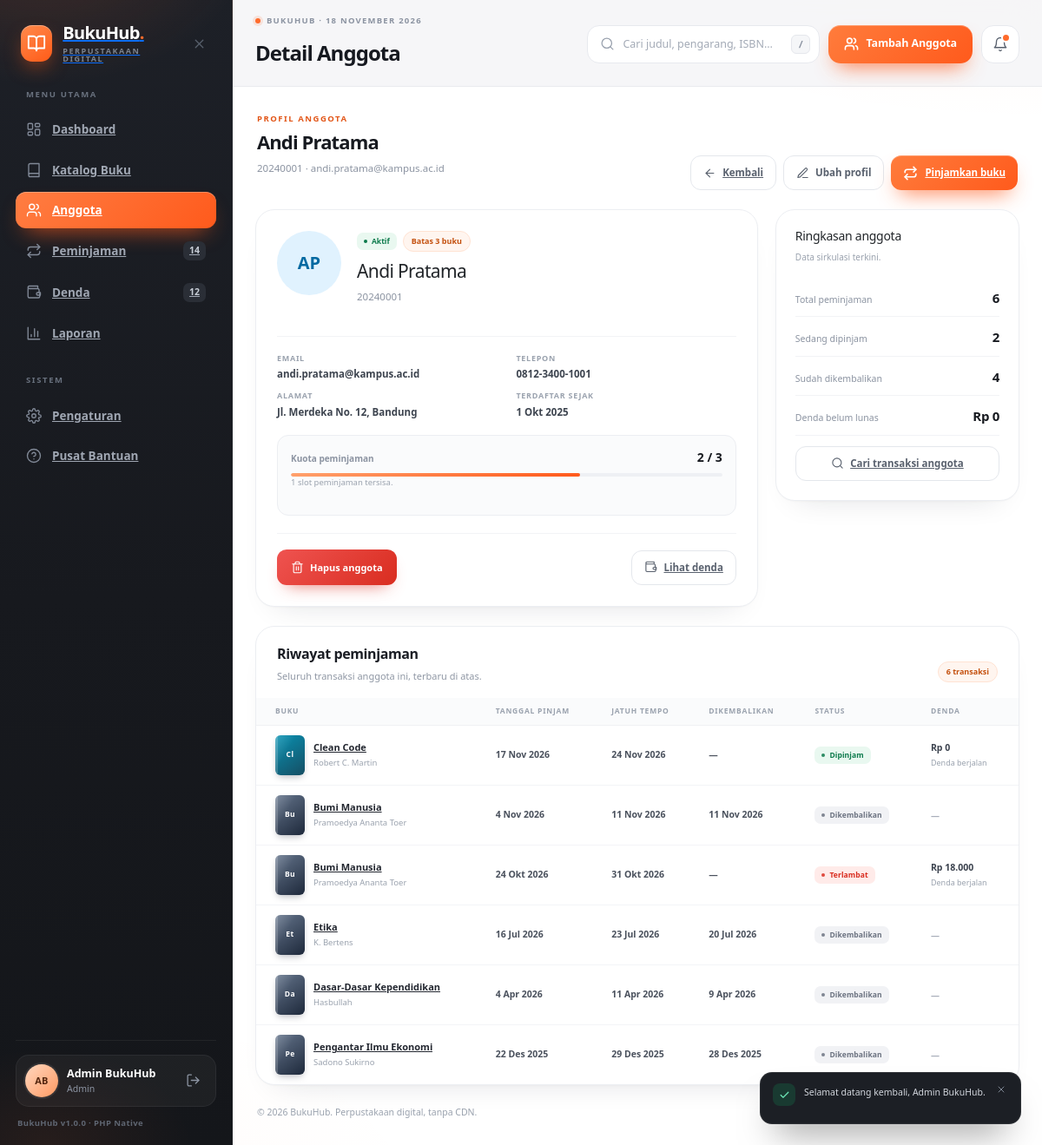
Screenshot of /index.php?page=members&action=show&id=1 (signed in) with the database file from the repository.
### tables this page shows
CREATE TABLE `anggota` (
  `id_anggota` INT UNSIGNED NOT NULL AUTO_INCREMENT,
  `nama`       VARCHAR(100) NOT NULL,
  `nim_nik`    VARCHAR(30)  NOT NULL,
  `email`      VARCHAR(120) NOT NULL,
  `telepon`    VARCHAR(20)  NULL DEFAULT NULL,
  `alamat`     VARCHAR(255) NULL DEFAULT NULL,
  `maks_pinjam` TINYINT UNSIGNED NOT NULL DEFAULT 3,
  `status`     ENUM('aktif','nonaktif') NOT NULL DEFAULT 'aktif',
  `created_at` TIMESTAMP NOT NULL DEFAULT CURRENT_TIMESTAMP,
  `updated_at` TIMESTAMP NOT NULL DEFAULT CURRENT_TIMESTAMP ON UPDATE CURRENT_TIMESTAMP,
  PRIMARY KEY (`id_anggota`),
  UNIQUE KEY `uq_anggota_nim` (`nim_nik`),
  UNIQUE KEY `uq_anggota_email` (`email`),
  KEY `idx_anggota_status` (`status`),
  KEY `idx_anggota_nama` (`nama`)
);

CREATE TABLE `peminjaman` (
  `id_peminjaman`    INT UNSIGNED NOT NULL AUTO_INCREMENT,
  `id_anggota`       INT UNSIGNED NOT NULL,
  `id_buku`          INT UNSIGNED NOT NULL,
  `tgl_pinjam`       DATE NOT NULL,
  `tgl_kembali_rencana` DATE NOT NULL,
  `tgl_kembali_real` DATE NULL DEFAULT NULL,
  `status`           ENUM('dipinjam','dikembalikan') NOT NULL DEFAULT 'dipinjam',
  `denda_per_hari`   INT UNSIGNED NOT NULL DEFAULT 1000,
  `created_by`       INT UNSIGNED NULL DEFAULT NULL,
  `created_at`       TIMESTAMP NOT NULL DEFAULT CURRENT_TIMESTAMP,
  `updated_at`       TIMESTAMP NOT NULL DEFAULT CURRENT_TIMESTAMP ON UPDATE CURRENT_TIMESTAMP,
  PRIMARY KEY (`id_peminjaman`),
  KEY `idx_peminjaman_anggota` (`id_anggota`),
  KEY `idx_peminjaman_buku` (`id_buku`),
  KEY `idx_peminjaman_status` (`status`),
  KEY `idx_peminjaman_tgl_pinjam` (`tgl_pinjam`),
  KEY `idx_peminjaman_jatuh_tempo` (`tgl_kembali_rencana`),
  KEY `idx_peminjaman_created_by` (`created_by`),
  CONSTRAINT `fk_peminjaman_anggota` FOREIGN KEY (`id_anggota`)
    REFERENCES `anggota` (`id_anggota`) ON DELETE RESTRICT ON UPDATE CASCADE,
  CONSTRAINT `fk_peminjaman_buku` FOREIGN KEY (`id_buku`)
    REFERENCES `buku` (`id_buku`) ON DELETE RESTRICT ON UPDATE CASCADE,
  CONSTRAINT `fk_peminjaman_user` FOREIGN KEY (`created_by`)
    REFERENCES `users` (`id_user`) ON DELETE SET NULL ON UPDATE CASCADE
);

CREATE TABLE `buku` (
  `id_buku`         INT UNSIGNED NOT NULL AUTO_INCREMENT,
  `judul`           VARCHAR(180) NOT NULL,
  `pengarang`       VARCHAR(120) NOT NULL,
  `kategori`        VARCHAR(40)  NOT NULL,
  `isbn`            VARCHAR(30)  NULL DEFAULT NULL,
  `penerbit`        VARCHAR(120) NULL DEFAULT NULL,
  `tahun_terbit`    SMALLINT UNSIGNED NULL DEFAULT NULL,
  `sinopsis`        TEXT NULL DEFAULT NULL,
  `jumlah_eksemplar` SMALLINT UNSIGNED NOT NULL DEFAULT 1,
  `stok_tersedia`   SMALLINT UNSIGNED NOT NULL DEFAULT 1,
  `created_at`      TIMESTAMP NOT NULL DEFAULT CURRENT_TIMESTAMP,
  `updated_at`      TIMESTAMP NOT NULL DEFAULT CURRENT_TIMESTAMP ON UPDATE CURRENT_TIMESTAMP,
  PRIMARY KEY (`id_buku`),
  KEY `idx_buku_judul` (`judul`),
  KEY `idx_buku_pengarang` (`pengarang`),
  KEY `idx_buku_kategori` (`kategori`),
  KEY `idx_buku_isbn` (`isbn`),
  KEY `idx_buku_stok` (`stok_tersedia`)
);

### views/members/show.php (the view, shortened to what the rows shown need)
<?php
$avatar = avatar_style((int) $member['id_anggota']);
$activeLoans = 0;
$returnedLoans = 0;
foreach ($loans as $loan) {
    if (($loan['status'] ?? '') === 'dipinjam') {
        $activeLoans++;
    } elseif (($loan['status'] ?? '') === 'dikembalikan') {
        $returnedLoans++;
    }
}
$limit = (int) ($member['maks_pinjam'] ?? 3);
$quotaPct = $limit > 0 ? min(100, (int) round(($activeLoans / $limit) * 100)) : 0;
?>
<section class="view is-active" aria-labelledby="memberDetailHeading">
  <div class="module-head">
    <div>
      <p class="module-eyebrow">Profil anggota</p>
      <h2 class="module-title" id="memberDetailHeading"><?= e($member['nama']) ?></h2>
      <p class="module-sub"><?= e($member['nim_nik']) ?> · <?= e($member['email']) ?></p>
    </div>
  </div>
  <div class="detail-grid">
    <article class="card member-hero">
      <div class="member-hero-top">
        <span class="member-avatar member-avatar--lg" style="--av-bg: <?= e($avatar[0]) ?>; --av-ink: <?= e($avatar[1]) ?>"><?= e(initials($member['nama'])) ?></span>
        <div class="member-hero-meta">
          <div class="member-hero-tags">
            <span class="status-chip <?= ($member['status'] ?? '') === 'aktif' ? 'status-chip--in' : 'status-chip--out' ?>">
              <?= e(ucfirst($member['status'] ?? 'aktif')) ?>
            </span>
            <span class="pill-soft">Batas <?= $limit ?> buku</span>
          </div>
          <h3><?= e($member['nama']) ?></h3>
          <p><?= e($member['nim_nik']) ?></p>
        </div>
      </div>
      <dl class="meta-list">
        <div><dt>Email</dt><dd><?= e($member['email']) ?></dd></div>
        <div><dt>Telepon</dt><dd><?= e($member['telepon'] ?: '—') ?></dd></div>
        <div><dt>Alamat</dt><dd><?= e($member['alamat'] ?: '—') ?></dd></div>
        <div><dt>Terdaftar sejak</dt><dd><?= e(format_date($member['created_at'] ?? null)) ?></dd></div>
      </dl>
      <div class="stock-block">
        <div class="stock-block-head">
          <span>Kuota peminjaman</span>
          <strong><?= $activeLoans ?> / <?= $limit ?></strong>
        </div>
        <div class="stock-meter stock-meter--wide"><i style="width: <?= $quotaPct ?>%"></i></div>
        <p class="detail-note"><?= max(0, $limit - $activeLoans) ?> slot peminjaman tersisa.</p>
      </div>
    </article>
  </div>
  <div class="card table-card">
    <div class="card-head table-head">
      <div class="head-copy">
        <h2>Riwayat peminjaman</h2>
      </div>
    </div>
    <div class="table-wrap">
      <table class="data-table">
        <thead>
          <tr>
            <th>Buku</th>
            <th>Tanggal pinjam</th>
            <th>Jatuh tempo</th>
            <th>Dikembalikan</th>
            <th>Status</th>
            <th>Denda</th>
          </tr>
        </thead>
        <tbody>
          <?php if (empty($loans)): ?>
            <?= empty_row(6, 'Belum ada peminjaman', 'Anggota ini belum pernah meminjam buku.') ?>
          <?php else: ?>
            <?php foreach ($loans as $loan): ?>
              <?php $style = category_style($loan['kategori'] ?? ''); ?>
              <tr>
                <td>
                  <div class="book-cell">
                    <span class="book-cover" style="--c1: <?= e($style['c1']) ?>; --c2: <?= e($style['c2']) ?>"><?= e(mb_substr($loan['judul'], 0, 2)) ?></span>
                    <span class="book-meta">
                      <a class="book-title" href="<?= e(book_url((int) $loan['id_buku'])) ?>"><?= e($loan['judul']) ?></a>
                      <span class="book-author"><?= e($loan['pengarang']) ?></span>
                    </span>
                  </div>
                </td>
                <td class="date-cell"><span class="date-main"><?= e(format_date($loan['tgl_pinjam'])) ?></span></td>
                <td class="date-cell"><span class="date-main"><?= e(format_date($loan['tgl_kembali_rencana'])) ?></span></td>
                <td class="date-cell"><span class="date-main"><?= e(format_date($loan['tgl_kembali_real'])) ?></span></td>
                <td><?= loan_badge($loan) ?></td>
                <td>
                  <?php if (!empty($loan['total_denda'])): ?>
                    <span class="money-cell money-cell--due"><?= money($loan['total_denda']) ?></span>
                    <span class="sub-cell"><?= e(($loan['status_denda'] ?? '') === 'lunas' ? 'Lunas' : 'Belum lunas') ?></span>
                  <?php elseif (($loan['status'] ?? '') === 'dipinjam'): ?>
                    <span class="money-cell"><?= money(projected_fine($loan)) ?></span>
                    <span class="sub-cell">Denda berjalan</span>
                  <?php else: ?>
                    <span class="muted-cell">—</span>
                  <?php endif; ?>
                </td>
              </tr>
            <?php endforeach; ?>
          <?php endif; ?>
        </tbody>
      </table>
    </div>
  </div>
</section>

### app/Helpers/functions.php (shortened to what the rows shown need)
<?php
function config(string $key, mixed $default = null): mixed
{
    $config = $GLOBALS['app_config'] ?? [];
    $segments = explode('.', $key);
    $value = $config;
    foreach ($segments as $segment) {
        $value = $value[$segment];
    }
    return $value;
}
function e(mixed $value): string
{
    return htmlspecialchars((string) ($value ?? ''), ENT_QUOTES | ENT_SUBSTITUTE, 'UTF-8');
}
function money(mixed $amount): string
{
    return 'Rp ' . number_format((float) $amount, 0, ',', '.');
}
function today(): string
{
    return date('Y-m-d');
}
function diff_days(string $from, string $to): int
{
    $start = new DateTimeImmutable($from);
    $end = new DateTimeImmutable($to);
    return (int) $start->diff($end)->format('%r%a');
}
function month_short_names(): array
{
    return [1 => 'Jan', 'Feb', 'Mar', 'Apr', 'Mei', 'Jun', 'Jul', 'Agu', 'Sep', 'Okt', 'Nov', 'Des'];
}
function format_date(?string $date, bool $withYear = true): string
{
    if (!$date) {
        return '—';
    }
    $timestamp = strtotime($date);
    $short = month_short_names();
    $text = date('j', $timestamp) . ' ' . $short[(int) date('n', $timestamp)];
    return $withYear ? $text . ' ' . date('Y', $timestamp) : $text;
}
function url(string $page = 'dashboard', array $params = []): string
{
    $query = array_merge(['page' => $page], $params);
    $clean = [];
    foreach ($query as $key => $value) {
        $clean[$key] = $value;
    }
    return 'index.php?' . http_build_query($clean);
}
function input(string $key, mixed $default = null): mixed
{
    if (array_key_exists($key, $_POST)) {
        $value = $_POST[$key];
    } elseif (array_key_exists($key, $_GET)) {
        $value = $_GET[$key];
    } else {
        return $default;
    }
    return is_string($value) ? trim($value) : $value;
}
function int_input(string $key, int $default = 0): int
{
    $value = input($key, $default);
    return is_numeric($value) ? (int) $value : $default;
}
function id_input(string $key = 'id'): int
{
    $id = int_input($key, 0);
    return $id > 0 ? $id : 0;
}
function initials(?string $name): string
{
    $parts = preg_split('/\s+/', trim((string) $name)) ?: [];
    $parts = array_values(array_filter($parts, static fn ($part) => $part !== ''));
    $letters = '';
    foreach (array_slice($parts, 0, 2) as $part) {
        $letters .= mb_strtoupper(mb_substr($part, 0, 1));
    }
    return $letters;
}
function category_style(?string $category): array
{
    $palette = [
        'Fiksi' => ['bg' => '#fff1e7', 'ink' => '#b54708', 'c1' => '#e76f51', 'c2' => '#9a3412'],
        'Non-fiksi' => ['bg' => '#eaf2ff', 'ink' => '#1d4ed8', 'c1' => '#3b82f6', 'c2' => '#1e3a8a'],
        'Sains' => ['bg' => '#e9f8f0', 'ink' => '#0b7a4b', 'c1' => '#0f766e', 'c2' => '#134e4a'],
        'Sejarah' => ['bg' => '#fdf3dc', 'ink' => '#a16207', 'c1' => '#d97706', 'c2' => '#78350f'],
        'Biografi' => ['bg' => '#f3ecff', 'ink' => '#6d28d9', 'c1' => '#7c3aed', 'c2' => '#4c1d95'],
        'Teknologi' => ['bg' => '#e8f6fb', 'ink' => '#0e7490', 'c1' => '#0891b2', 'c2' => '#164e63'],
    ];
    return $palette[(string) $category] ?? [
        'bg' => '#f1f2f5', 'ink' => '#4b5563', 'c1' => '#64748b', 'c2' => '#1e293b',
    ];
}
function avatar_style(int $id): array
{
    $palette = [
        ['#ffe4d6', '#b54708'], ['#e0f2fe', '#0369a1'], ['#dcfce7', '#166534'],
        ['#fae8ff', '#86198f'], ['#fef3c7', '#92400e'], ['#cffafe', '#0e7490'],
        ['#ede9fe', '#5b21b6'], ['#ffedd5', '#9a3412'], ['#f1f5f9', '#334155'],
    ];
    return $palette[abs($id) % count($palette)];
}
function loan_state(array $loan): array
{
    if (($loan['status'] ?? '') === 'dikembalikan') {
        return ['key' => 'returned', 'label' => 'Dikembalikan', 'class' => 'tag--returned', 'late' => 0];
    }
    $late = diff_days((string) $loan['tgl_kembali_rencana'], today());
    if ($late > 0) {
        return ['key' => 'overdue', 'label' => 'Terlambat', 'class' => 'tag--overdue', 'late' => $late];
    }
    return ['key' => 'active', 'label' => 'Dipinjam', 'class' => 'tag--ontime', 'late' => 0];
}
function projected_fine(array $loan): int
{
    $late = diff_days((string) $loan['tgl_kembali_rencana'], today());
    if ($late <= 0) {
        return 0;
    }
    $rate = (int) ($loan['denda_per_hari'] ?? config('defaults.tarif_denda', 1000));
    return $late * $rate;
}
function loan_badge(array $loan): string
{
    $state = loan_state($loan);
    return '<span class="tag ' . $state['class'] . '">' . e($state['label']) . '</span>';
}
function book_url(int $id, string $action = 'show'): string
{
    return url('books', ['action' => $action, 'id' => $id]);
}

### rows the page displays
anggota: nama "Andi Pratama", nim_nik "20240001", email "andi.pratama@kampus.ac.id", nama "AP", status "Aktif", maks_pinjam "3", telepon "0812-3400-1001", alamat "Jl. Merdeka No. 12, Bandung", created_at "1 Okt 2025", max(0,$limit-$activeLoans) "1"
peminjaman: id_buku.judul "Cl", id_buku.judul "Clean Code", id_buku.pengarang "Robert C. Martin", tgl_pinjam "17 Nov 2026", tgl_kembali_rencana "24 Nov 2026", tgl_kembali_real "—", label "Dipinjam", tgl_kembali_rencana "Rp 0"
peminjaman: id_buku.judul "Bu", id_buku.judul "Bumi Manusia", id_buku.pengarang "Pramoedya Ananta Toer", tgl_pinjam "4 Nov 2026", tgl_kembali_rencana "11 Nov 2026", tgl_kembali_real "11 Nov 2026", label "Dikembalikan"
peminjaman: id_buku.judul "Bu", id_buku.judul "Bumi Manusia", id_buku.pengarang "Pramoedya Ananta Toer", tgl_pinjam "24 Okt 2026", tgl_kembali_rencana "31 Okt 2026", tgl_kembali_real "—", tgl_kembali_rencana "Terlambat", money(projected_fine($loan)) "Rp 18.000"
peminjaman: id_buku.judul "Et", id_buku.judul "Etika", id_buku.pengarang "K. Bertens", tgl_pinjam "16 Jul 2026", tgl_kembali_rencana "23 Jul 2026", tgl_kembali_real "20 Jul 2026", label "Dikembalikan"
peminjaman: id_buku.judul "Da", id_buku.judul "Dasar-Dasar Kependidikan", id_buku.pengarang "Hasbullah", tgl_pinjam "4 Apr 2026", tgl_kembali_rencana "11 Apr 2026", tgl_kembali_real "9 Apr 2026", label "Dikembalikan"
peminjaman: id_buku.judul "Pe", id_buku.judul "Pengantar Ilmu Ekonomi", id_buku.pengarang "Sadono Sukirno", tgl_pinjam "22 Des 2025", tgl_kembali_rencana "29 Des 2025", tgl_kembali_real "28 Des 2025", label "Dikembalikan"

### other values shown
$navCounts['active_loans'] "14"
$navCounts['unpaid_fines'] "12"
initials($user['nama'] ?? 'Admin') "AB"
$user['nama'] "Admin BukuHub"
$user['role'] "Admin"
config('version', '1.0.0') "1.0.0"
$pageTitle "Detail Anggota"
$topbarAction['label'] "Tambah Anggota"
$activeLoans "2"
num(count($loans)) "6"
num($activeLoans) "2"
num($returnedLoans) "4"
money($unpaidFines) "Rp 0"
$flash['message'] "Selamat datang kembali, Admin BukuHub."
